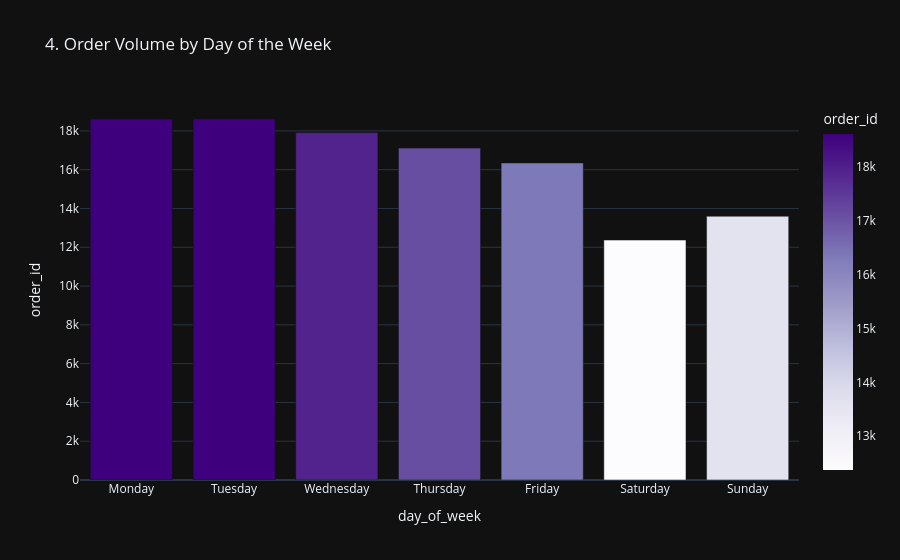

Notebook cell for this chart:
### Code cell
df_clean['day_of_week'] = df_clean['order_purchase_timestamp'].dt.day_name()
days_order = ['Monday', 'Tuesday', 'Wednesday', 'Thursday', 'Friday', 'Saturday', 'Sunday']
day_sales = df_clean.groupby('day_of_week')['order_id'].count().reset_index()

fig4 = px.bar(day_sales, x='day_of_week', y='order_id', 
              title='4. Order Volume by Day of the Week',
              category_orders={'day_of_week': days_order}, 
              color='order_id', color_continuous_scale='Purples')

fig4.update_layout(template=layout_style)
fig4.show()

### Figure 1 — Plotly figure (JSON) as saved in the notebook; plotly's stock layout.template omitted (floating-point values rounded to 4 significant figures)
{"data": [{"alignmentgroup": "True", "hovertemplate": "day_of_week=%{x}<br>order_id=%{marker.color}<extra></extra>", "legendgroup": "", "marker": {"color": [16349, 18608, 12371, 13600, 17112, 18613, 17912], "coloraxis": "coloraxis", "pattern": {"shape": ""}}, "name": "", "offsetgroup": "", "orientation": "v", "showlegend": false, "textposition": "auto", "type": "bar", "x": ["Friday", "Monday", "Saturday", "Sunday", "Thursday", "Tuesday", "Wednesday"], "xaxis": "x", "y": [16349, 18608, 12371, 13600, 17112, 18613, 17912], "yaxis": "y"}], "layout": {"barmode": "relative", "coloraxis": {"colorbar": {"title": {"text": "order_id"}}, "colorscale": [[0, "rgb(252,251,253)"], [0.125, "rgb(239,237,245)"], [0.25, "rgb(218,218,235)"], [0.375, "rgb(188,189,220)"], [0.5, "rgb(158,154,200)"], [0.625, "rgb(128,125,186)"], [0.75, "rgb(106,81,163)"], [0.875, "rgb(84,39,143)"], [1, "rgb(63,0,125)"]]}, "legend": {"tracegroupgap": 0}, "title": {"text": "4. Order Volume by Day of the Week"}, "xaxis": {"anchor": "y", "categoryarray": ["Monday", "Tuesday", "Wednesday", "Thursday", "Friday", "Saturday", "Sunday"], "categoryorder": "array", "domain": [0, 1], "title": {"text": "day_of_week"}}, "yaxis": {"anchor": "x", "domain": [0, 1], "title": {"text": "order_id"}}}}
